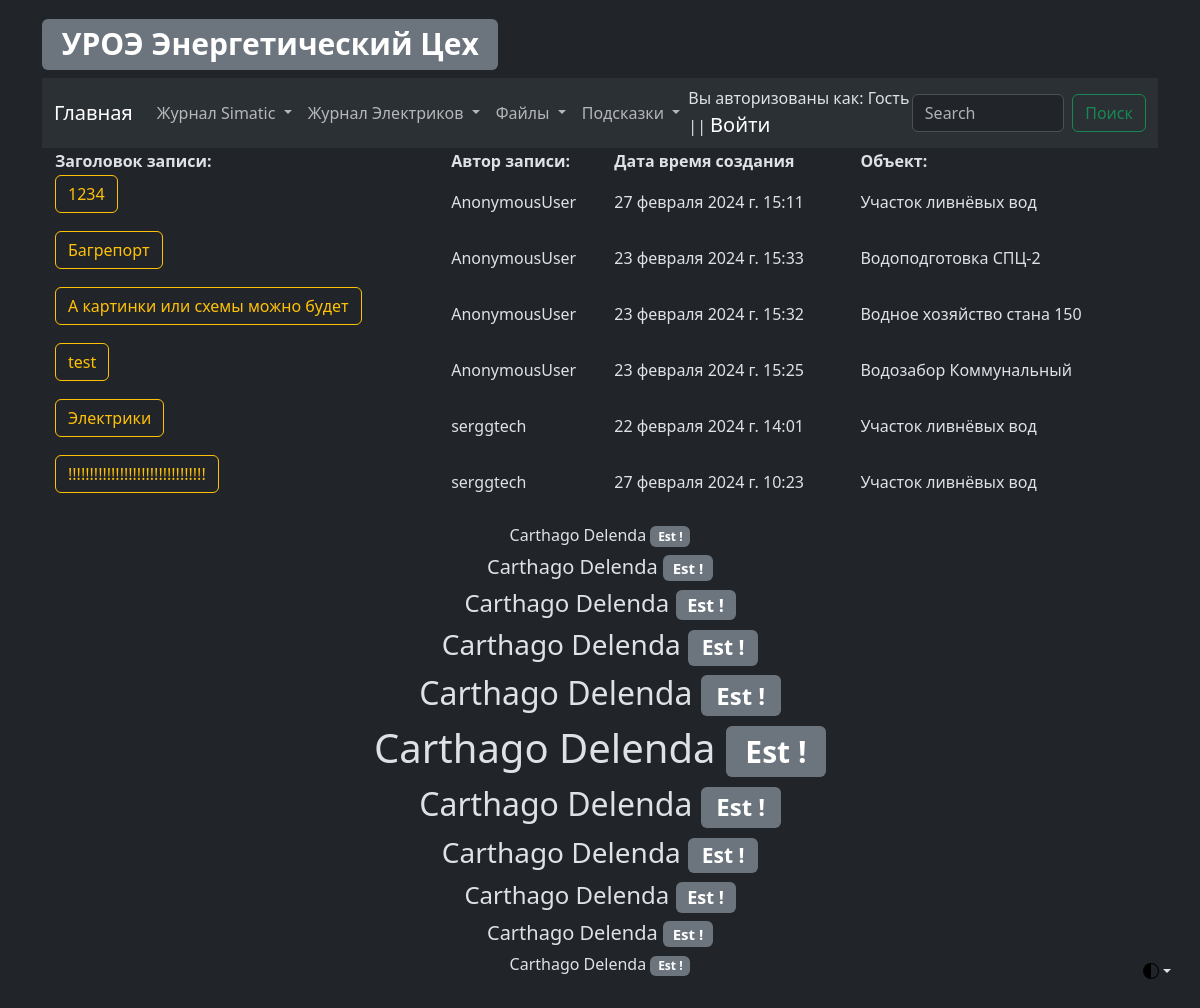
/elc/elc_log_view, run on the app's committed database.
### elc/models.py (models this page shows, shortened)
class ElcLog(models.Model):
    record_text_title = models.CharField(
        verbose_name="Заголовок записи", max_length=100
    )
    record_text_full = models.TextField(verbose_name="Текст записи", max_length=9999)
    record_author = models.CharField(verbose_name="Автор записи", max_length=100)
    record_data_create = models.DateTimeField(
        verbose_name="Дата создания записи", auto_now=True
    )
    record_object = models.ForeignKey(
        EncObject,
        related_name="elc_log_object",
        on_delete=models.CASCADE,
        blank=True,
        verbose_name="Объект",
    )
    record_electrical_room = models.ForeignKey(
        EncElectricalRoom,
        related_name="elc_log_electrical_room",
        on_delete=models.CASCADE,
        blank=True,
        verbose_name="Электропомещение",
    )
    record_mechanism = models.ForeignKey(
        EncMechanism,
        related_name="elc_log_mechanism",
        on_delete=models.CASCADE,
        blank=True,
        verbose_name="Механизм",
    )
    class Meta:
        verbose_name = "Запись Элекриков"
        verbose_name_plural = "Записи Элекриков"

### Enc_object/models.py (models this page shows, shortened)
class EncObject(models.Model):
    title = models.CharField(verbose_name="Объект", max_length=100)
    title_description = models.CharField(
        verbose_name="Описание объекта", max_length=100
    )
    slug = models.SlugField(max_length=50, unique=True)
    def __str__(self):
        return f"{self.title}"
    class Meta:
        verbose_name = "Объект"
        verbose_name_plural = "Объекты"

### elc/views.py (the view)
# urls.py: path("elc_log_view", elc_log_view, name="elc_log_view"),
def elc_log_view(request):
    all_electrical_log = ElcLog.objects.order_by("-id")[:10]
    return render(
        request,
        template_name="elc/log/log_view.html",
        context={
            "title": "Просмотр журнала",
            "all_electrical_log": all_electrical_log,
        },
    )

### elc/templates/elc/log/log_view.html (shortened to what this page needs)
{% extends 'template_0.html' %}
{% block electrical_log_view %}
<table align="center" width="100%">
    <tr>
        <th>Заголовок записи:</th>
        <th>Автор записи:</th>
        <th>Дата время создания</th>
        <th>Объект:</th>
    </tr>
    {% for record in all_electrical_log %}
    <tr>
        <td>
            <p class="d-inline-flex gap-1">
                <a aria-controls="collapseExample{{ record.id }}" aria-expanded="false" class="btn btn-outline-warning"
                   data-bs-toggle="collapse" href="#collapseExample{{ record.id }}" role="button">
                    {{ record.record_text_title | safe | slice:32 }}
                </a>
            </p>
        </td>
        <td>{{ record.record_author }}</td>
        <td>{{ record.record_data_create }}</td>
        <td>{{ record.record_object }}</td>
    </tr>
    {% endfor %}
</table>
{% endblock %}

### data on the page
ElcLog: record_text_title "1234", record_author "AnonymousUser", record_data_create "27 февраля 2024 г. 15:11", record_object "Участок ливнёвых вод"
ElcLog: record_text_title "Багрепорт", record_author "AnonymousUser", record_data_create "23 февраля 2024 г. 15:33", record_object "Водоподготовка СПЦ-2"
ElcLog: record_text_title "А картинки или схемы можно будет", record_author "AnonymousUser", record_data_create "23 февраля 2024 г. 15:32", record_object "Водное хозяйство стана 150"
ElcLog: record_text_title "test", record_author "AnonymousUser", record_data_create "23 февраля 2024 г. 15:25", record_object "Водозабор Коммунальный"
ElcLog: record_text_title "Электрики", record_author "serggtech", record_data_create "22 февраля 2024 г. 14:01", record_object "Участок ливнёвых вод"
ElcLog: record_text_title "!!!!!!!!!!!!!!!!!!!!!!!!!!!!!!!!", record_author "serggtech", record_data_create "27 февраля 2024 г. 10:23", record_object "Участок ливнёвых вод"
